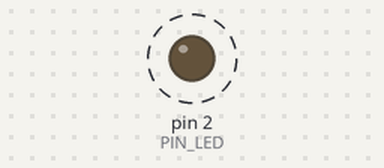
Bench run of a sketch on a simulated Arduino Uno, built with avr-gcc and run on an emulated ATmega328P. On the bench: output pins drawn as LEDs (lit = HIGH). Dashed ring = blinking.

Above: at 0.5 s.
Timing chart, 0 to 4.6 s (numbered marks = the images above):
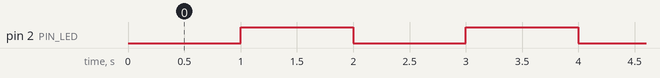

The sketch:

LED_Test.ino
```cpp
#define PIN_LED 2

void setup(){
  pinMode(PIN_LED, OUTPUT);

}

void loop(){
  digitalWrite(PIN_LED, LOW);
  delay(1000);
  digitalWrite(PIN_LED, HIGH);
  delay(1000);
}
```

Measured:
- by itself, pin 2 (PIN_LED): alternates HIGH for 1.0 s and LOW for 1.0 s
